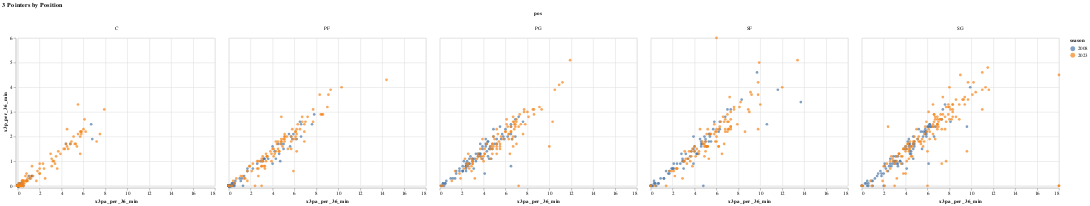

Write notebook code for a chart like this one.
### Markdown cell above
To visualize the difference in 3 point shots between these two seasons that happened 15 years apart, I want to visualize what the data looks like with a chart organized by a players position since players of each position do different things on the court.

### Code cell
alt.Chart(df5).mark_circle().encode(
    x = 'x3pa_per_36_min',
    y = 'x3p_per_36_min',
    color = 'season:N',
    column = 'pos',
    tooltip = 'player'
).properties(
    title = "3 Pointers by Position"
)

### Figure 1 — Vega-Lite specification as saved in the notebook (floating-point values rounded to 4 significant figures; data arrays with more than 128 entries replaced by an {"elided": "..."} marker saying what was removed)
{"config": {"view": {"continuousWidth": 400, "continuousHeight": 300}}, "data": {"name": "data-947e9d834f8c545384819b32a1a5eae4"}, "mark": "circle", "encoding": {"color": {"field": "season", "type": "nominal"}, "column": {"field": "pos", "type": "nominal"}, "tooltip": {"field": "player", "type": "nominal"}, "x": {"field": "x3pa_per_36_min", "type": "quantitative"}, "y": {"field": "x3p_per_36_min", "type": "quantitative"}}, "title": "3 Pointers by Position", "$schema": "https://vega.github.io/schema/vega-lite/v4.17.0.json", "datasets": {"data-947e9d834f8c545384819b32a1a5eae4": {"elided": "988 records"}}}
